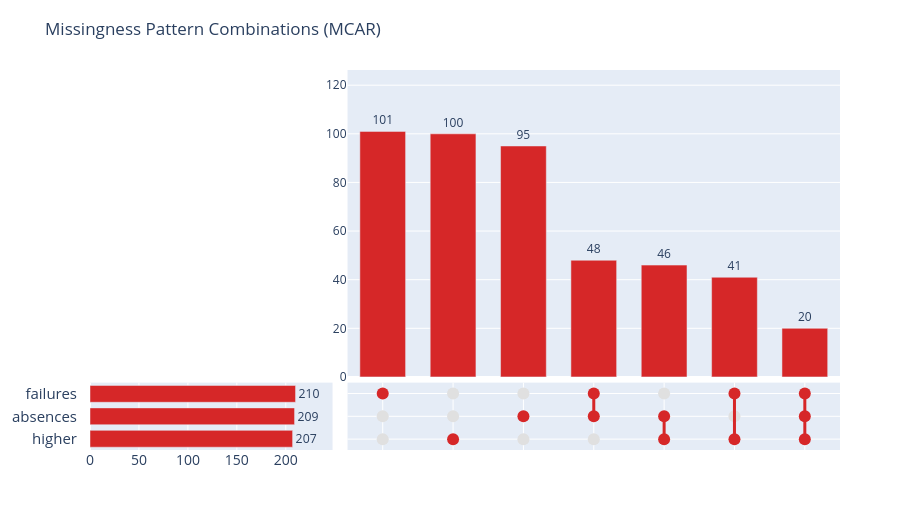
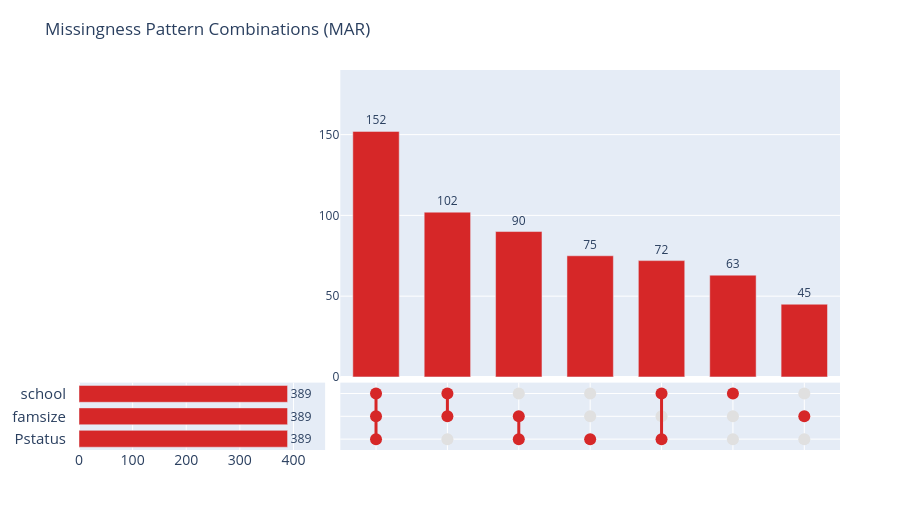
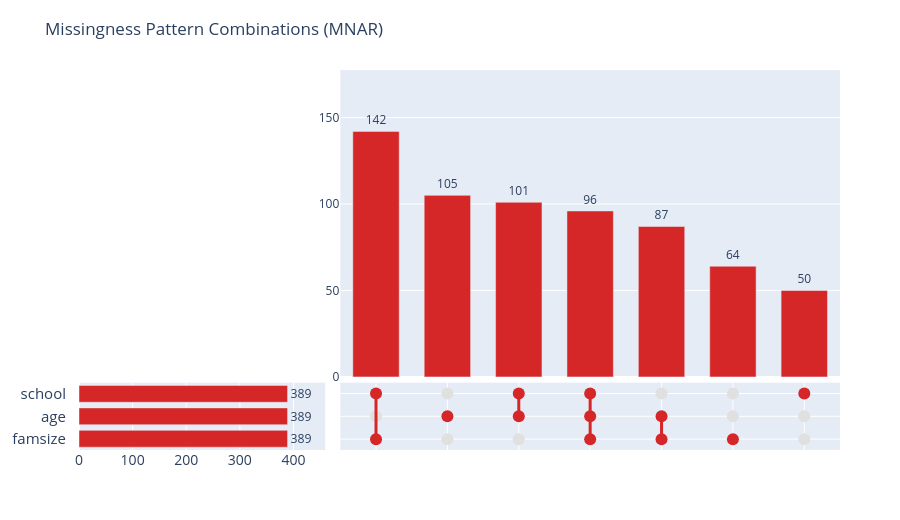

These figures' notebook cell, in order:
### Markdown cell above
the intersection and venn plots show which columns tend to be missing at the same time.

### Code cell
plot_mcar = md_mcar.upset(title="Missingness Pattern Combinations (MCAR)")
plot_mar  = md_mar.upset(title="Missingness Pattern Combinations (MAR)")
plot_mnar = md_mnar.upset(title="Missingness Pattern Combinations (MNAR)")

plot_mcar.show()
plot_mcar.save(f'plots/multi/{plot_mcar._download_filename}.png')

plot_mar.show()
plot_mar.save(f'plots/multi/{plot_mar._download_filename}.png')

plot_mnar.show()
plot_mnar.save(f'plots/multi/{plot_mnar._download_filename}.png')

### Figure 1 — Plotly figure (JSON) as saved in the notebook; plotly's stock layout.template omitted (floating-point values rounded to 4 significant figures)
{"data": [{"customdata": ["failures", "higher", "absences", "failures, absences", "absences, higher", "failures, higher", "failures, absences, higher"], "hovertemplate": "<b>Missing columns</b>: %{customdata}<br><b>Rows</b>: %{y}<extra></extra>", "marker": {"color": "#d62728"}, "text": ["101", "100", "95", "48", "46", "41", "20"], "textposition": "outside", "type": "bar", "x": [1, 2, 3, 4, 5, 6, 7], "xaxis": "x", "y": [101, 100, 95, 48, 46, 41, 20], "yaxis": "y"}, {"cliponaxis": false, "hovertemplate": "<b>Column</b>: %{y}<br><b>Missing</b>: %{x}<extra></extra>", "marker": {"color": "#d62728"}, "orientation": "h", "text": ["210", "209", "207"], "textfont": {"size": 16}, "textposition": "outside", "type": "bar", "width": 0.75, "x": [210, 209, 207], "xaxis": "x2", "y": ["failures", "absences", "higher"], "yaxis": "y2"}, {"hoverinfo": "skip", "marker": {"color": "#e0e0e0", "size": 12}, "mode": "markers", "type": "scatter", "x": [1, 1, 2, 2, 3, 3, 4, 5, 6], "xaxis": "x3", "y": ["absences", "higher", "failures", "absences", "failures", "higher", "higher", "failures", "absences"], "yaxis": "y3"}, {"hoverinfo": "skip", "line": {"color": "#d62728", "width": 3}, "mode": "lines", "type": "scatter", "x": [4, 4, null, 5, 5, null, 6, 6, null, 7, 7, null], "xaxis": "x3", "y": ["failures", "absences", null, "absences", "higher", null, "failures", "higher", null, "failures", "higher", null], "yaxis": "y3"}, {"customdata": ["failures", "higher", "absences", "failures, absences", "failures, absences", "absences, higher", "absences, higher", "failures, higher", "failures, higher", "failures, absences, higher", "failures, absences, higher", "failures, absences, higher"], "hovertemplate": "<b>Columns</b>: %{customdata}<extra></extra>", "marker": {"color": ["#d62728", "#d62728", "#d62728", "#d62728", "#d62728", "#d62728", "#d62728", "#d62728", "#d62728", "#d62728", "#d62728", "#d62728"], "size": 12}, "mode": "markers", "type": "scatter", "x": [1, 2, 3, 4, 4, 5, 5, 6, 6, 7, 7, 7], "xaxis": "x3", "y": ["failures", "higher", "absences", "failures", "absences", "absences", "higher", "failures", "higher", "failures", "absences", "higher"], "yaxis": "y3"}], "layout": {"bargap": 0.35, "font": {}, "height": 520, "hoverlabel": {"font": {"size": 14}}, "legend": {"title": {}}, "margin": {"b": 70, "l": 70, "r": 60, "t": 70}, "showlegend": false, "title": {"text": "Missingness Pattern Combinations (MCAR)"}, "width": 900, "xaxis": {"anchor": "y", "domain": [0.3434, 1], "range": [0.5, 7.5], "showticklabels": false}, "xaxis2": {"anchor": "y2", "domain": [0, 0.3234], "range": [0, 247.8], "tickfont": {"size": 14}}, "xaxis3": {"anchor": "y3", "domain": [0.3434, 1], "range": [0.5, 7.5], "showticklabels": false}, "yaxis": {"anchor": "x", "domain": [0.1923, 1], "range": [0, 126.2]}, "yaxis2": {"anchor": "x2", "autorange": "reversed", "categoryarray": ["failures", "absences", "higher"], "categoryorder": "array", "domain": [0, 0.1773], "showticklabels": true, "side": "left", "tickfont": {"size": 15}, "ticklabelstandoff": 12, "ticks": ""}, "yaxis3": {"anchor": "x3", "autorange": "reversed", "categoryarray": ["failures", "absences", "higher"], "categoryorder": "array", "domain": [0, 0.1773], "showticklabels": false}}}

### Figure 2 — Plotly figure (JSON) as saved in the notebook; plotly's stock layout.template omitted (floating-point values rounded to 4 significant figures)
{"data": [{"customdata": ["school, famsize, Pstatus", "school, famsize", "famsize, Pstatus", "Pstatus", "school, Pstatus", "school", "famsize"], "hovertemplate": "<b>Missing columns</b>: %{customdata}<br><b>Rows</b>: %{y}<extra></extra>", "marker": {"color": "#d62728"}, "text": ["152", "102", "90", "75", "72", "63", "45"], "textposition": "outside", "type": "bar", "x": [1, 2, 3, 4, 5, 6, 7], "xaxis": "x", "y": [152, 102, 90, 75, 72, 63, 45], "yaxis": "y"}, {"cliponaxis": false, "hovertemplate": "<b>Column</b>: %{y}<br><b>Missing</b>: %{x}<extra></extra>", "marker": {"color": "#d62728"}, "orientation": "h", "text": ["389", "389", "389"], "textfont": {"size": 16}, "textposition": "outside", "type": "bar", "width": 0.75, "x": [389, 389, 389], "xaxis": "x2", "y": ["school", "famsize", "Pstatus"], "yaxis": "y2"}, {"hoverinfo": "skip", "marker": {"color": "#e0e0e0", "size": 12}, "mode": "markers", "type": "scatter", "x": [2, 3, 4, 4, 5, 6, 6, 7, 7], "xaxis": "x3", "y": ["Pstatus", "school", "school", "famsize", "famsize", "famsize", "Pstatus", "school", "Pstatus"], "yaxis": "y3"}, {"hoverinfo": "skip", "line": {"color": "#d62728", "width": 3}, "mode": "lines", "type": "scatter", "x": [1, 1, null, 2, 2, null, 3, 3, null, 5, 5, null], "xaxis": "x3", "y": ["school", "Pstatus", null, "school", "famsize", null, "famsize", "Pstatus", null, "school", "Pstatus", null], "yaxis": "y3"}, {"customdata": ["school, famsize, Pstatus", "school, famsize, Pstatus", "school, famsize, Pstatus", "school, famsize", "school, famsize", "famsize, Pstatus", "famsize, Pstatus", "Pstatus", "school, Pstatus", "school, Pstatus", "school", "famsize"], "hovertemplate": "<b>Columns</b>: %{customdata}<extra></extra>", "marker": {"color": ["#d62728", "#d62728", "#d62728", "#d62728", "#d62728", "#d62728", "#d62728", "#d62728", "#d62728", "#d62728", "#d62728", "#d62728"], "size": 12}, "mode": "markers", "type": "scatter", "x": [1, 1, 1, 2, 2, 3, 3, 4, 5, 5, 6, 7], "xaxis": "x3", "y": ["school", "famsize", "Pstatus", "school", "famsize", "famsize", "Pstatus", "Pstatus", "school", "Pstatus", "school", "famsize"], "yaxis": "y3"}], "layout": {"bargap": 0.35, "font": {}, "height": 520, "hoverlabel": {"font": {"size": 14}}, "legend": {"title": {}}, "margin": {"b": 70, "l": 70, "r": 60, "t": 70}, "showlegend": false, "title": {"text": "Missingness Pattern Combinations (MAR)"}, "width": 900, "xaxis": {"anchor": "y", "domain": [0.3434, 1], "range": [0.5, 7.5], "showticklabels": false}, "xaxis2": {"anchor": "y2", "domain": [0, 0.3234], "range": [0, 459.0], "tickfont": {"size": 14}}, "xaxis3": {"anchor": "y3", "domain": [0.3434, 1], "range": [0.5, 7.5], "showticklabels": false}, "yaxis": {"anchor": "x", "domain": [0.1923, 1], "range": [0, 190]}, "yaxis2": {"anchor": "x2", "autorange": "reversed", "categoryarray": ["school", "famsize", "Pstatus"], "categoryorder": "array", "domain": [0, 0.1773], "showticklabels": true, "side": "left", "tickfont": {"size": 15}, "ticklabelstandoff": 12, "ticks": ""}, "yaxis3": {"anchor": "x3", "autorange": "reversed", "categoryarray": ["school", "famsize", "Pstatus"], "categoryorder": "array", "domain": [0, 0.1773], "showticklabels": false}}}

### Figure 3 — Plotly figure (JSON) as saved in the notebook; plotly's stock layout.template omitted (floating-point values rounded to 4 significant figures)
{"data": [{"customdata": ["school, famsize", "age", "school, age", "school, age, famsize", "age, famsize", "famsize", "school"], "hovertemplate": "<b>Missing columns</b>: %{customdata}<br><b>Rows</b>: %{y}<extra></extra>", "marker": {"color": "#d62728"}, "text": ["142", "105", "101", "96", "87", "64", "50"], "textposition": "outside", "type": "bar", "x": [1, 2, 3, 4, 5, 6, 7], "xaxis": "x", "y": [142, 105, 101, 96, 87, 64, 50], "yaxis": "y"}, {"cliponaxis": false, "hovertemplate": "<b>Column</b>: %{y}<br><b>Missing</b>: %{x}<extra></extra>", "marker": {"color": "#d62728"}, "orientation": "h", "text": ["389", "389", "389"], "textfont": {"size": 16}, "textposition": "outside", "type": "bar", "width": 0.75, "x": [389, 389, 389], "xaxis": "x2", "y": ["school", "age", "famsize"], "yaxis": "y2"}, {"hoverinfo": "skip", "marker": {"color": "#e0e0e0", "size": 12}, "mode": "markers", "type": "scatter", "x": [1, 2, 2, 3, 5, 6, 6, 7, 7], "xaxis": "x3", "y": ["age", "school", "famsize", "famsize", "school", "school", "age", "age", "famsize"], "yaxis": "y3"}, {"hoverinfo": "skip", "line": {"color": "#d62728", "width": 3}, "mode": "lines", "type": "scatter", "x": [1, 1, null, 3, 3, null, 4, 4, null, 5, 5, null], "xaxis": "x3", "y": ["school", "famsize", null, "school", "age", null, "school", "famsize", null, "age", "famsize", null], "yaxis": "y3"}, {"customdata": ["school, famsize", "school, famsize", "age", "school, age", "school, age", "school, age, famsize", "school, age, famsize", "school, age, famsize", "age, famsize", "age, famsize", "famsize", "school"], "hovertemplate": "<b>Columns</b>: %{customdata}<extra></extra>", "marker": {"color": ["#d62728", "#d62728", "#d62728", "#d62728", "#d62728", "#d62728", "#d62728", "#d62728", "#d62728", "#d62728", "#d62728", "#d62728"], "size": 12}, "mode": "markers", "type": "scatter", "x": [1, 1, 2, 3, 3, 4, 4, 4, 5, 5, 6, 7], "xaxis": "x3", "y": ["school", "famsize", "age", "school", "age", "school", "age", "famsize", "age", "famsize", "famsize", "school"], "yaxis": "y3"}], "layout": {"bargap": 0.35, "font": {}, "height": 520, "hoverlabel": {"font": {"size": 14}}, "legend": {"title": {}}, "margin": {"b": 70, "l": 70, "r": 60, "t": 70}, "showlegend": false, "title": {"text": "Missingness Pattern Combinations (MNAR)"}, "width": 900, "xaxis": {"anchor": "y", "domain": [0.3434, 1], "range": [0.5, 7.5], "showticklabels": false}, "xaxis2": {"anchor": "y2", "domain": [0, 0.3234], "range": [0, 459.0], "tickfont": {"size": 14}}, "xaxis3": {"anchor": "y3", "domain": [0.3434, 1], "range": [0.5, 7.5], "showticklabels": false}, "yaxis": {"anchor": "x", "domain": [0.1923, 1], "range": [0, 177.5]}, "yaxis2": {"anchor": "x2", "autorange": "reversed", "categoryarray": ["school", "age", "famsize"], "categoryorder": "array", "domain": [0, 0.1773], "showticklabels": true, "side": "left", "tickfont": {"size": 15}, "ticklabelstandoff": 12, "ticks": ""}, "yaxis3": {"anchor": "x3", "autorange": "reversed", "categoryarray": ["school", "age", "famsize"], "categoryorder": "array", "domain": [0, 0.1773], "showticklabels": false}}}
